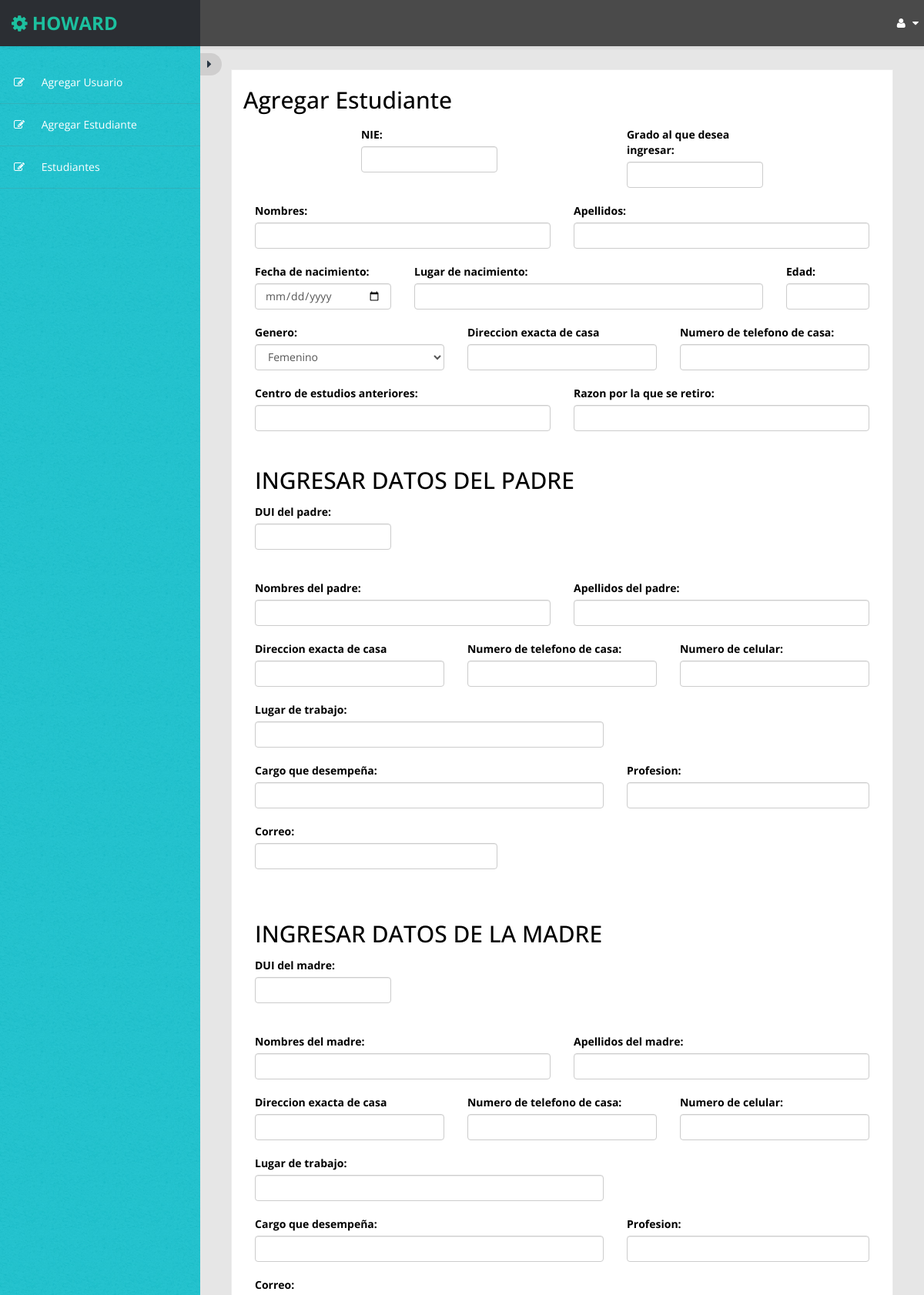
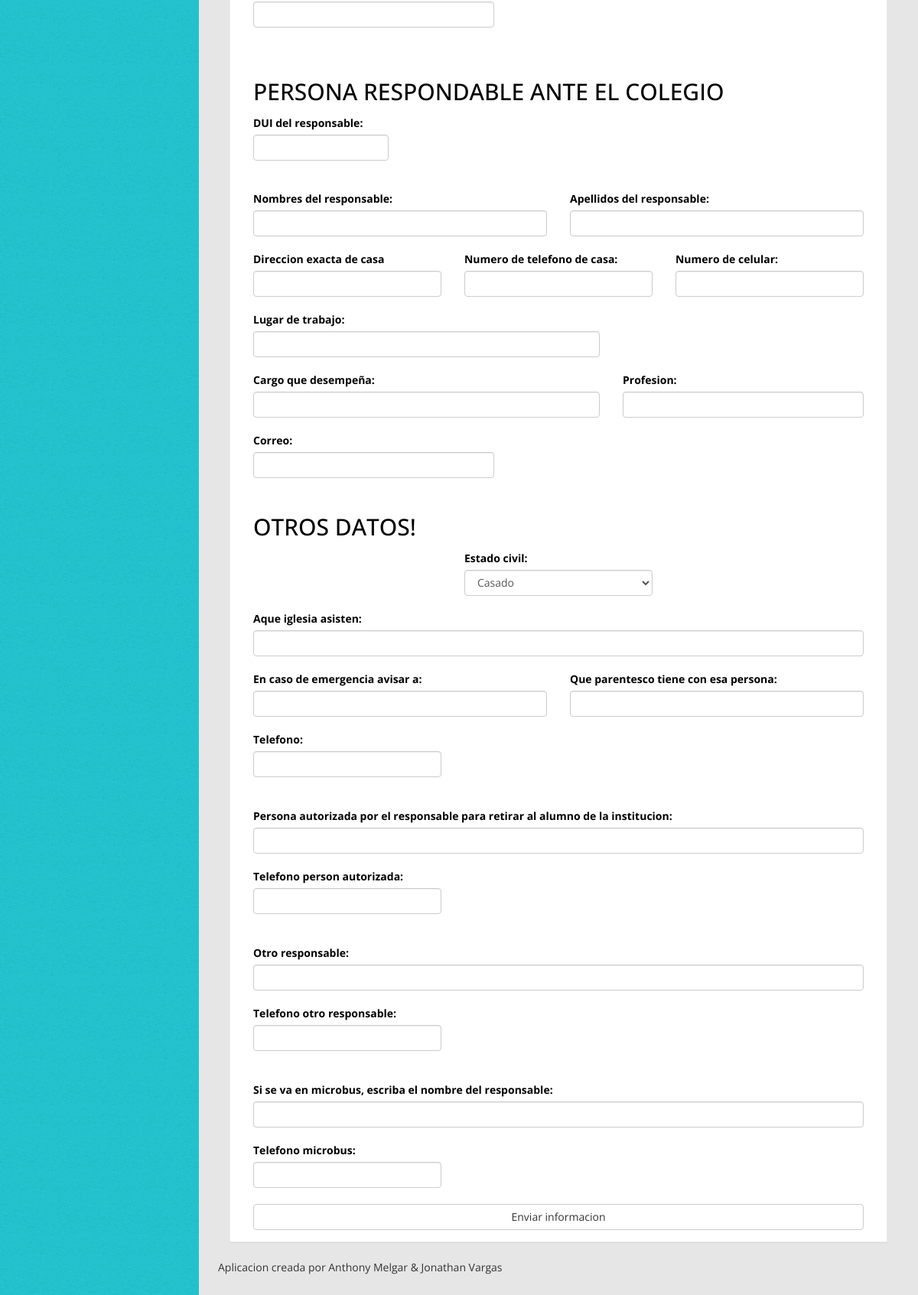
The app's page /agregar_estudiante.php (signed in) with its own data (2 pictures, top to bottom).
### tables this page shows
CREATE TABLE `usuario` (
  `id_usuario` int(11) NOT NULL,
  `usuario` varchar(255) DEFAULT NULL,
  `password` varchar(255) DEFAULT NULL,
  `estado` varchar(45) DEFAULT NULL,
  `nombre` varchar(255) DEFAULT NULL,
  `apellido` varchar(255) DEFAULT NULL,
  `genero` varchar(45) DEFAULT NULL,
  `id_rol` int(11) NOT NULL
);

CREATE TABLE `pantalla` (
  `id_pantalla` int(11) NOT NULL,
  `id_rol` int(11) NOT NULL,
  `patalla` varchar(255) NOT NULL,
  `descripcion_pantalla` varchar(255) NOT NULL
);

### agregar_estudiante.php (the view, shortened to what the rows shown need)
<!DOCTYPE html>
<html xmlns="http://www.w3.org/1999/xhtml">
<head>
    <link href="assets/css/bootstrap.css" rel="stylesheet" />
    <link href="assets/css/font-awesome.css" rel="stylesheet" />
    <link href="assets/js/morris/morris-0.4.3.min.css" rel="stylesheet" />
    <link href="assets/css/custom-styles.css" rel="stylesheet" />
</head>
<body>
<?php
include("sql/mostrar.php");
 ?>
    <div id="wrapper">
        <nav class="navbar-default navbar-side" role="navigation">
            <div class="sidebar-collapse">
                <ul class="nav" id="main-menu">
                    <?php @session_start();
include_once('sql/pantallas.php') ?>
                </ul>
            </div>
        </nav>
        <div id="page-wrapper">
            <div id="page-inner">
                <div class="row">
                    <div class="col-md-12 col-sm-12 col-xs-12">
                        <div class="panel panel-default">
                            <div class="panel-heading col-md-12">
                           <h2> Agregar Estudiante </h2> <br> </div>
                            <div class="panel-body">
                          <form role="form" method="POST" action="sql/agregar_estudiante.php">
                                     <div class="x_title col-md-12 col-sm-12 col-xs-12">
                                    <h2 style="color : #000" >INGRESAR DATOS DEL PADRE <br><small></small></h2>
                                    <br>
                                     </div>
                                     <div class="x_title col-md-12 col-sm-12 col-xs-12">
                                            <br>
                                    <h2 style="color : #000">INGRESAR DATOS DE LA MADRE   <small></small></h2>
                                    <br>
                                     </div>
                                     <div class="x_title col-md-12 col-sm-12 col-xs-12">
                                            <br>
                                    <h2 style="color : #000">PERSONA RESPONDABLE ANTE EL COLEGIO <small></small></h2>
                                    <br>
                                     </div>
                                <div class="x_title col-md-12 col-sm-12 col-xs-12">
                                    <h2 style="color : #000">OTROS DATOS! <br><small></small></h2>
                                </div>
                                    </form>
                            </div>
                        </div>
                    </div>
            </div>
        </div>
    </div>
</body>
</html>

### sql/pantallas.php (shortened to what the rows shown need)
<!DOCTYPE html>
<html>
<head>
</head>
<body>
<?php
                include("conexion.php");
               $query = "SELECT usuario, rol.id_rol, pantalla.descripcion_pantalla, pantalla.patalla FROM usuario INNER JOIN rol ON usuario.id_rol = rol.id_rol INNER JOIN pantalla ON pantalla.id_rol = rol.id_rol WHERE usuario='$comp'";
      $resultado = $conexion -> query($query);
   while( $row = $resultado -> fetch_assoc()){
        ?>
                    <li>
                        <a  href="<?php echo $row['patalla'] ; ?>"><i class="fa fa-edit"></i> <?php echo $row['descripcion_pantalla'] ; ?></a>
                    </li>
        <?php  } ?>
</body>
</html>

### records on screen
usuario: pantalla.descripcion_pantalla "Agregar Usuario", pantalla.descripcion_pantalla "Agregar Estudiante", pantalla.descripcion_pantalla "Estudiantes"
